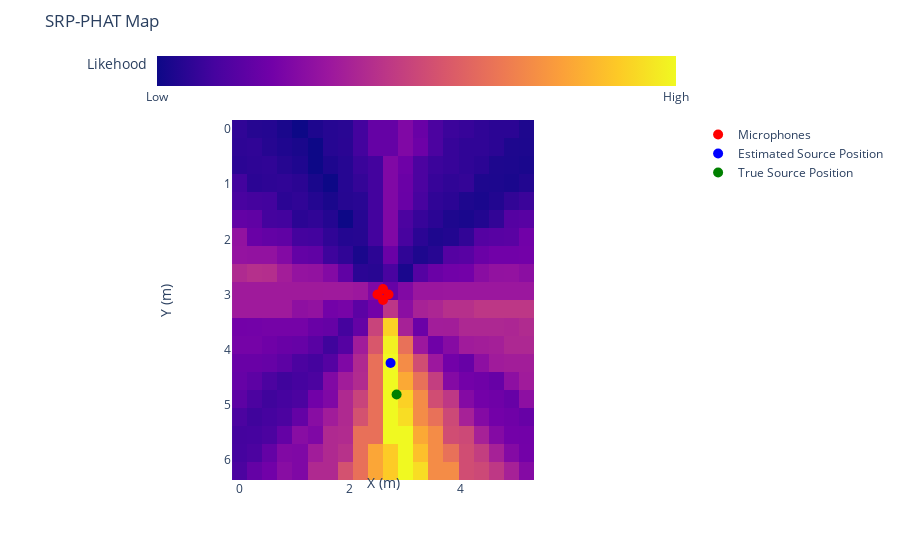

Notebook code for this chart:
### Code cell
srp = srp_phat(main_speaker_room_noisy_white, mic_pos, grid, sr, interp=1)
best_pos = srp.argmax()
print(f"Estimated Source Position: {grid[best_pos]}")
print(f"True Source Position: {speaker_pos}")
srp_map = srp
srp_map = srp_map.reshape(20, 20)

plot_map(srp_map.T, grid, mic_pos, room_dim, best_pos, speaker_pos, title='SRP-PHAT Map')

### Figure 1 — Plotly figure (JSON) as saved in the notebook; plotly's stock layout.template omitted (floating-point values rounded to 4 significant figures; data arrays with more than 128 entries replaced by an {"elided": "..."} marker saying what was removed)
{"data": [{"coloraxis": "coloraxis", "hovertemplate": "x: %{x}<br>y: %{y}<br>color: %{z}<extra></extra>", "name": "0", "type": "heatmap", "x": [0, 0.2737, 0.5474, 0.8211, 1.095, 1.368, 1.642, 1.916, 2.189, 2.463, 2.737, 3.011, 3.284, 3.558, 3.832, 4.105, 4.379, 4.653, 4.926, 5.2], "xaxis": "x", "y": [0, 0.3263, 0.6526, 0.9789, 1.305, 1.632, 1.958, 2.284, 2.611, 2.937, 3.263, 3.589, 3.916, 4.242, 4.568, 4.895, 5.221, 5.547, 5.874, 6.2], "yaxis": "y", "z": {"elided": "20x20 float values"}}, {"marker": {"color": "red", "size": 10}, "mode": "markers", "name": "Microphones", "type": "scatter", "x": [2.5, 2.7, 2.6, 2.6], "y": [3, 3, 2.9, 3.1]}, {"marker": {"color": "blue", "size": 10}, "mode": "markers", "name": "Estimated Source Position", "type": "scatter", "x": [2.737], "y": [4.242]}, {"marker": {"color": "green", "size": 10}, "mode": "markers", "name": "True Source Position", "type": "scatter", "x": [2.847], "y": [4.813]}], "layout": {"coloraxis": {"colorbar": {"orientation": "h", "ticktext": ["Low", "High"], "tickvals": [-0.04819, 0.8815], "title": {"text": "Likehood"}}, "colorscale": [[0, "#0d0887"], [0.1111, "#46039f"], [0.2222, "#7201a8"], [0.3333, "#9c179e"], [0.4444, "#bd3786"], [0.5556, "#d8576b"], [0.6667, "#ed7953"], [0.7778, "#fb9f3a"], [0.8889, "#fdca26"], [1, "#f0f921"]]}, "margin": {"t": 60}, "title": {"text": "SRP-PHAT Map"}, "xaxis": {"anchor": "y", "constrain": "domain", "domain": [0, 1], "scaleanchor": "y", "title": {"text": "X (m)"}}, "yaxis": {"anchor": "x", "autorange": "reversed", "constrain": "domain", "domain": [0, 1], "title": {"text": "Y (m)"}}}}
